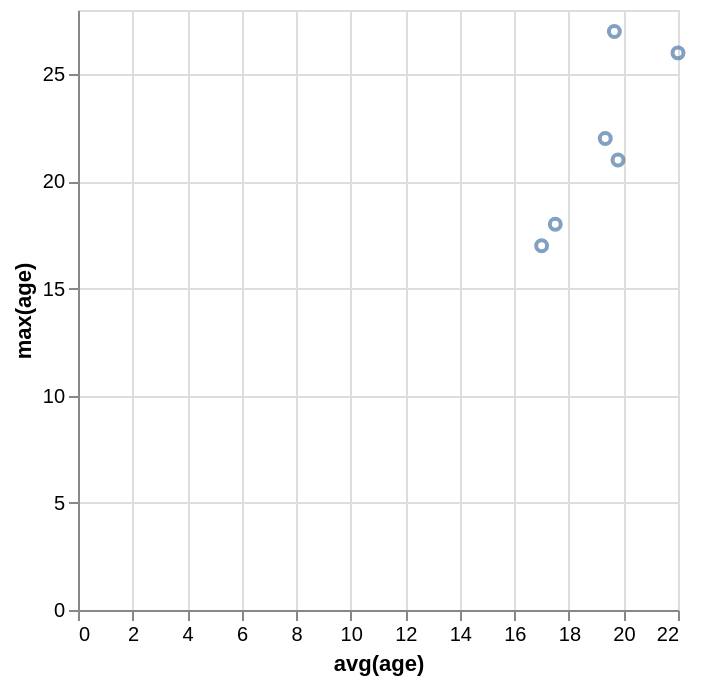

Vega-Lite specification for this chart:
### Vega-Lite specification from a JSON file in a GitHub repository (floating-point values rounded to 4 significant figures)
{"data": {"values": [{"x_data": 22, "y_data": 26}, {"x_data": 17, "y_data": 17}, {"x_data": 19.33, "y_data": 22}, {"x_data": 17.5, "y_data": 18}, {"x_data": 19.8, "y_data": 21}, {"x_data": 19.67, "y_data": 27}]}, "mark": "point", "encoding": {"x": {"field": "x_data", "type": "quantitative", "title": "avg(age)"}, "y": {"field": "y_data", "type": "quantitative", "title": "max(age)"}}}
